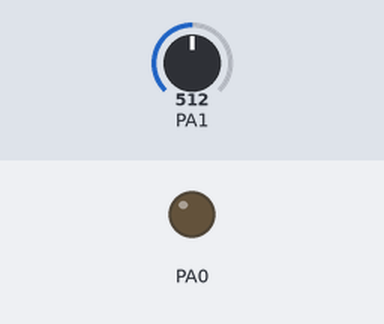
Recording of a program running on a simulated ATtiny84, built with avr-gcc and emulated at 1 MHz. Shown: output pins drawn as LEDs (lit = HIGH). Inputs (shaded band) come from the test bench; at power-on: PA1 = 512.

Above: at 1.2 s.
1.3 s: PA1 set to 528
At 2.4 s:
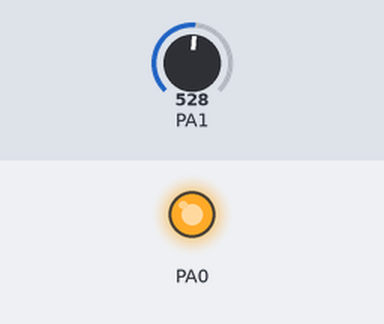
2.8 s: PA1 set to 511
At 3.5 s:
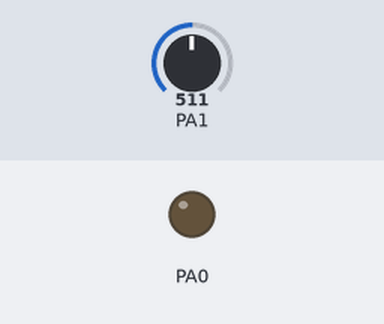
4.3 s: PA1 set to 716
At 4.7 s:
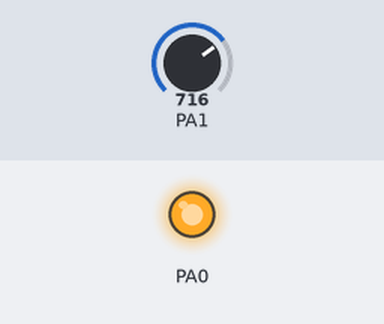
Timing chart, 0 to 7.3 s (numbered marks = the images above; inputs shaded):
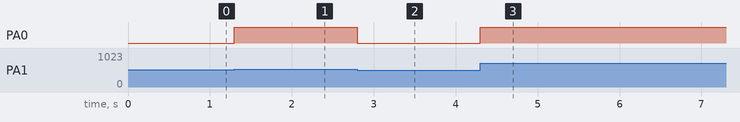

Measured:
- the behaviour switches between 515 and 516 on PA1 (found by bisection; images 0 and 1)
- after the input at 1.3 s, PA0: LOW → HIGH at once
- after the input at 2.8 s, PA0: HIGH → LOW at once
- after the input at 4.3 s, PA0: LOW → HIGH at once

The program:

main.c
```c
// (licence header left out)
/**
  Section: Defines
*/

// define CPU clock frequency
#define F_CPU 1000000UL

#define LED_ON		PORTA |= (1<<PORTA0);
#define LED_OFF		PORTA &= ~(1<<PORTA0);
#define LED_TOGGLE	PINA |=(1<<PINA0);

/**
  Section: Included Files
*/
#include <avr/io.h>
#include <util/delay.h>

/*!
 *
 * @brief This function initializes the ADC
 *
 */
void initADC()
{
  /*
    ADC Notes

	Prescaler

	ADC Prescaler needs to be set so that the ADC input frequency is between 50 - 200kHz.

	Example prescaler values for various frequencies

	Clock   Available prescaler values
   ---------------------------------------
	 1 MHz   8 (125kHz), 16 (62.5kHz)
	 4 MHz   32 (125kHz), 64 (62.5kHz)
	 8 MHz   64 (125kHz), 128 (62.5kHz)
	16 MHz   128 (125kHz)

   below example set prescaler to 16 for mcu running at 1MHz


  */

   ADMUX =
            (0 << REFS1) |     // Sets ref. voltage to Vcc, bit 1
            (0 << REFS0) |     // Sets ref. voltage to Vcc, bit 0
            (0 << MUX5)  |     // use ADC1 for input (PA1), MUX bit 5
            (0 << MUX4)  |     // use ADC1 for input (PA1), MUX bit 4
            (0 << MUX3)  |     // use ADC1 for input (PA1), MUX bit 3
            (0 << MUX2)  |     // use ADC1 for input (PA1), MUX bit 2
            (0 << MUX1)  |     // use ADC1 for input (PA1), MUX bit 1
            (1 << MUX0);       // use ADC1 for input (PA1), MUX bit 0

  ADCSRA =
            (1 << ADEN)  |     // Enable ADC
            (1 << ADPS2) |     // set prescaler to 16, bit 2
            (0 << ADPS1) |     // set prescaler to 16, bit 1
            (0 << ADPS0);      // set prescaler to 16, bit 0

  ADCSRB =
            (1 << ADLAR);      // left shift result (for 8-bit values)
	//        (0 << ADLAR);      // right shift result (for 10-bit values)
}


/*!
 *
 * @brief Main program entry point
 *
 */
int main(void)
{
	// set PA0 output pin
	DDRA = 0b0000001;

	initADC();

	while (1)
    {
		ADCSRA |= (1 << ADSC);         // start ADC measurement
		while (ADCSRA & (1 << ADSC) ); // wait till conversion complete

        // if voltage is more than half turn the led On
		if (ADCH > 128)
		{
			LED_ON;
		}
		else
		{
			LED_OFF;
		}

    }
}  /* main() */


/**
 End of File
*/
```
